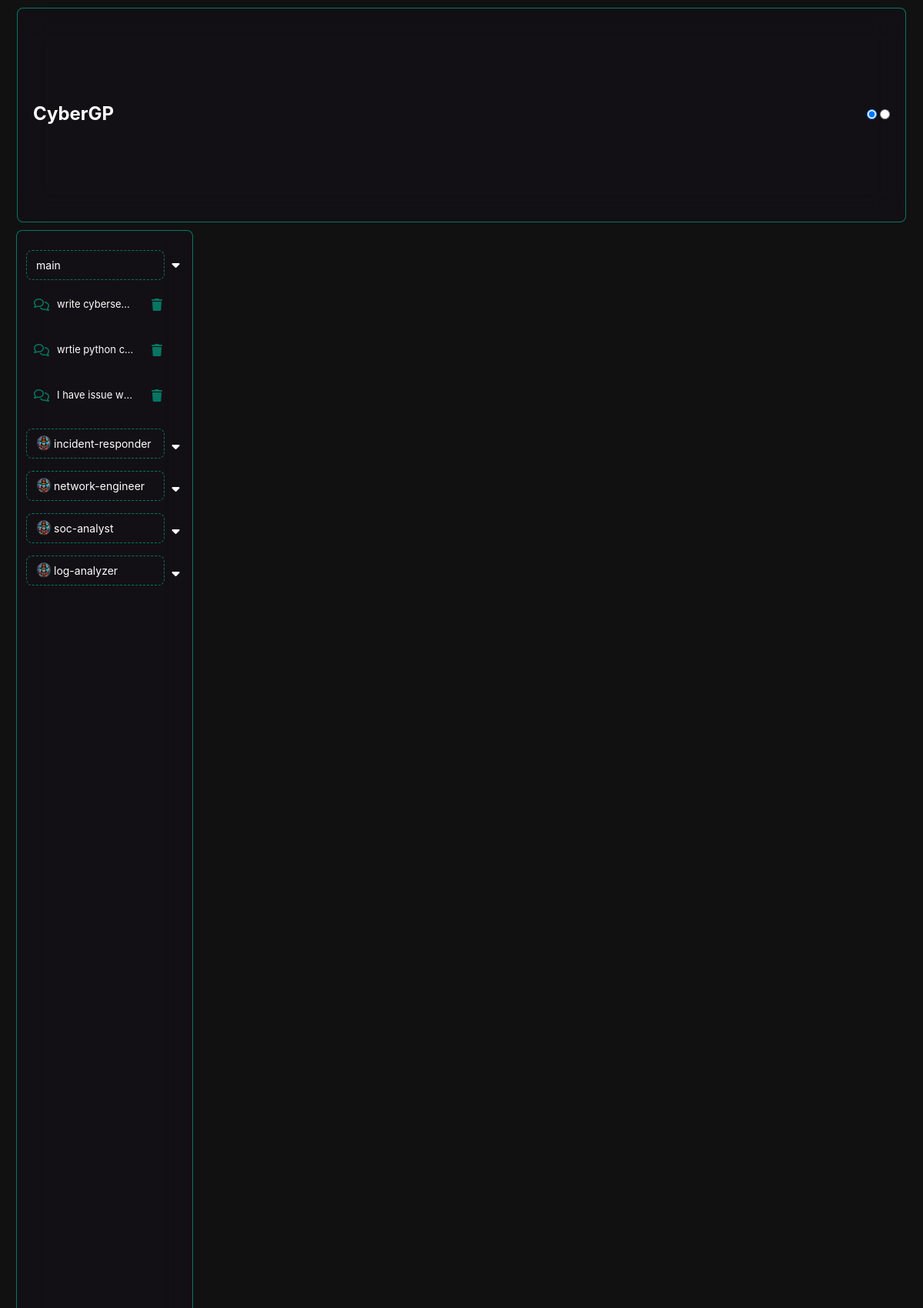
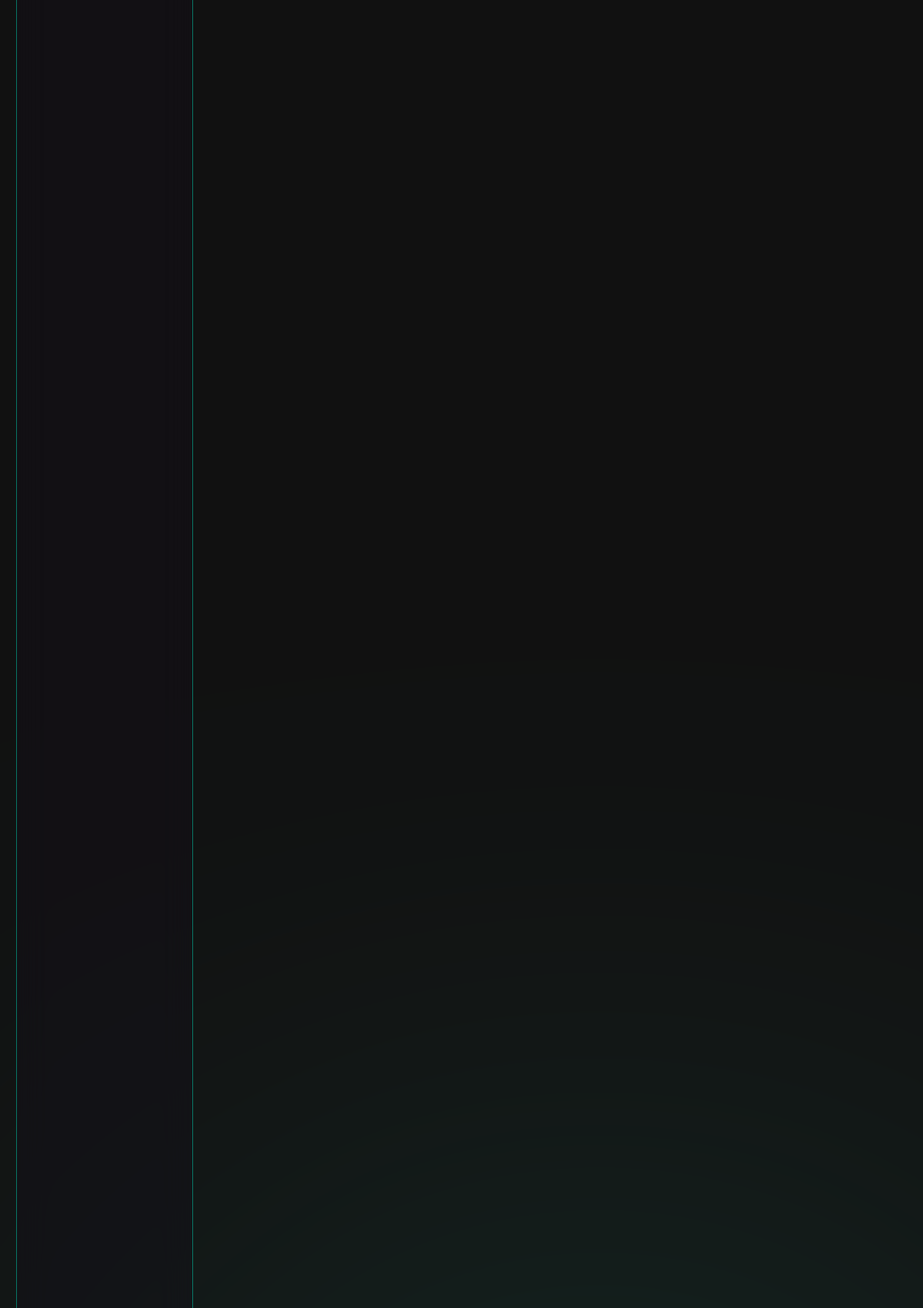
Page /main/35705890d5f1824a (upper part) on the committed database (2 pictures, top to bottom).
### myapp/models.py (models this page shows, shortened)
class Conversation(models.Model):
    guid = models.CharField(max_length=16, unique=True, editable=False)
    created_at = models.DateTimeField(auto_now_add=True)
    title = models.CharField(max_length=255)
    type = models.CharField(max_length=60, default=None)

### myapp/views/chat.py (the view)
# urls.py: path('<str:type>/', agent, name='soc_with_param'),
def agent(request, type, guid = None):
    conversation, messages = find_conversation(guid)
    bringAgentsConversations()
    return render(request, 'soc.html', {
        'chat_history': messages,
        'guid': guid,
        'type': type,
        'agents': agents
    })

### myapp/helpers/conversation.py (called while the page is built)
def bringAgentsConversations():
    for i, agent_data in enumerate(agents):
        agents[i]['conversations'] = Conversation.objects.filter(type=agent_data['type']).order_by('-created_at')

def find_conversation(guid):
    if guid is None:
        conversation = None
        messages = []
    else:
        conversation = Conversation.objects.filter(guid=guid)[0]
        if not(conversation):
            return redirect('main')
        messages = Message.objects.filter(conversation=conversation)
    return conversation, messages

### myapp/models.py (called while the page is built)
    def getAnswer(self):
        return format_as_gpt_print(self.answer)

### myapp/templates/soc.html (shortened to what this page needs)
{% extends 'layouts/base.html' %}
{% block content %}
    <div class="agents">
        {% include 'layouts/agents.html' %}
    </div>
{% endblock %}

### myapp/templates/layouts/agents.html (shortened to what this page needs)
    <div class="agents_box">
    <div class="top_buttons">
        {% for agent in agents %}
            <div class="agent" >
                <a class="agent_button" data-agent="{{ agent.type }}" href="/{{ agent.type }}">
                    {% if agent.image %}
                        <img src="../../static/images/{{ agent.image }}.png" alt="{{ agent.name }}">
                    {% endif %}
                    <span>{{ agent.name }}</span>
                </a>
                <a href="#" class="toggle_conversations {% if agent.name == type %}active{% endif %}" data-agent="{{ agent.type }}">
                    <i class=" fas fa-caret-down"></i>
                </a>
                {% if agent.conversations %}
                    <div class="conversations" data-conversations-for="{{ agent.type }}" >
                        {% for conversation in agent.conversations %}
                            <div class="convo" data-guid="{{ conversation.guid }}">
                                <div class="left">
                                    <i class="fa-regular fa-comments"></i>
                                    <a class="convo-title" href="/{{ agent.type }}/{{ conversation.guid }}">{{ conversation.title|truncatechars:30 }}</a><br>
                                </div>
                                <button class="btn remove-button" data-toggle="modal" data-target="#confirmationModal">
                                    <i class="fa fa-trash"></i>
                                </button>
                            </div>
                        {% endfor %}
                    </div>
                {% endif %}
            </div>
        {% endfor %}
    </div>
</div>

### myapp/static/css/main.css (style rules this page uses)
html, body { scroll-behavior: smooth; overflow: hidden; }
body { padding: 10px; background: var(--colour-1); color: #ffffff; }
* { margin: 0; padding: 0; box-sizing: border-box; position: relative; font-family: var(--font-1); }
body { background: #111; }
.agents { backdrop-filter: blur(20px); -webkit-backdrop-filter: blur(20px); background-color: var(--blur-bg); border-radius: var(--border-radius-1); border: 1px solid var(--blur-border); display: flex; max-width: 230px; height: 89vh; }
.agent { flex-direction: column; align-items: center; justify-content: center; }
.agent img { border-radius: 50%; width: 20px; height: 20px; }
.toggle_conversations { color: var(--conversations); cursor: pointer; padding-left: 5px; padding-bottom: 5px; }
.agent_button { padding: 8px 12px; display: inline-flex; gap: 3px; width: 180px; align-items: center; cursor: pointer; user-select: none; background: transparent; border: 1px dashed var(--conversations); border-radius: var(--border-radius-1); }
.agent_button span { color: #ffffff; font-size: 14px; }
.agents_box { padding: var(--section-gap); overflow: auto; flex-shrink: 0; display: flex; flex-direction: column; justify-content: space-between; display: flex; flex-direction: column; gap: 16px; padding-left: 0px; }
.top_buttons { display: flex; flex-direction: column; gap: 16px; overflow: auto; }
:root { --colour-1: #000000; --colour-2: #ccc; --colour-3: #e4d4ff; --colour-4: #f0f0f0; --accent: #3dffd6; --blur-bg: #16101b66; --blur-border: #00d4b185; --opacity:var(--blur); --conversations: #00d4b185; }
:root { --font-1: "Inter", sans-serif; --section-gap: 25px; --border-radius-1: 8px; }
.convo { margin-top: 5px; padding: 8px 10px; display: flex; align-items: center; border-radius: 8px; user-select: none; justify-content: space-between; transition: background-color 0.3s ease; }
.convo .left { display: flex; align-items: center; gap: 10px; flex: auto; min-width: 0; }
.convo-title { white-space: nowrap; color: #ffffff; font-size: 13px; overflow: hidden; text-overflow: ellipsis; text-decoration: none; }
.convo i { color: var(--conversations); cursor: pointer; }
.conversations { display: none; width: 200px; }
a:-webkit-any-link { color: #ffffff; text-decoration: none; }

### rows in the picture
Conversation: title "write cyberse…"
Conversation: title "wrtie python c…"
Conversation: title "I have issue w…"

### other values in the picture
{{ agent.name }} "main" "incident-responder" "network-engineer" "soc-analyst" "log-analyzer"
